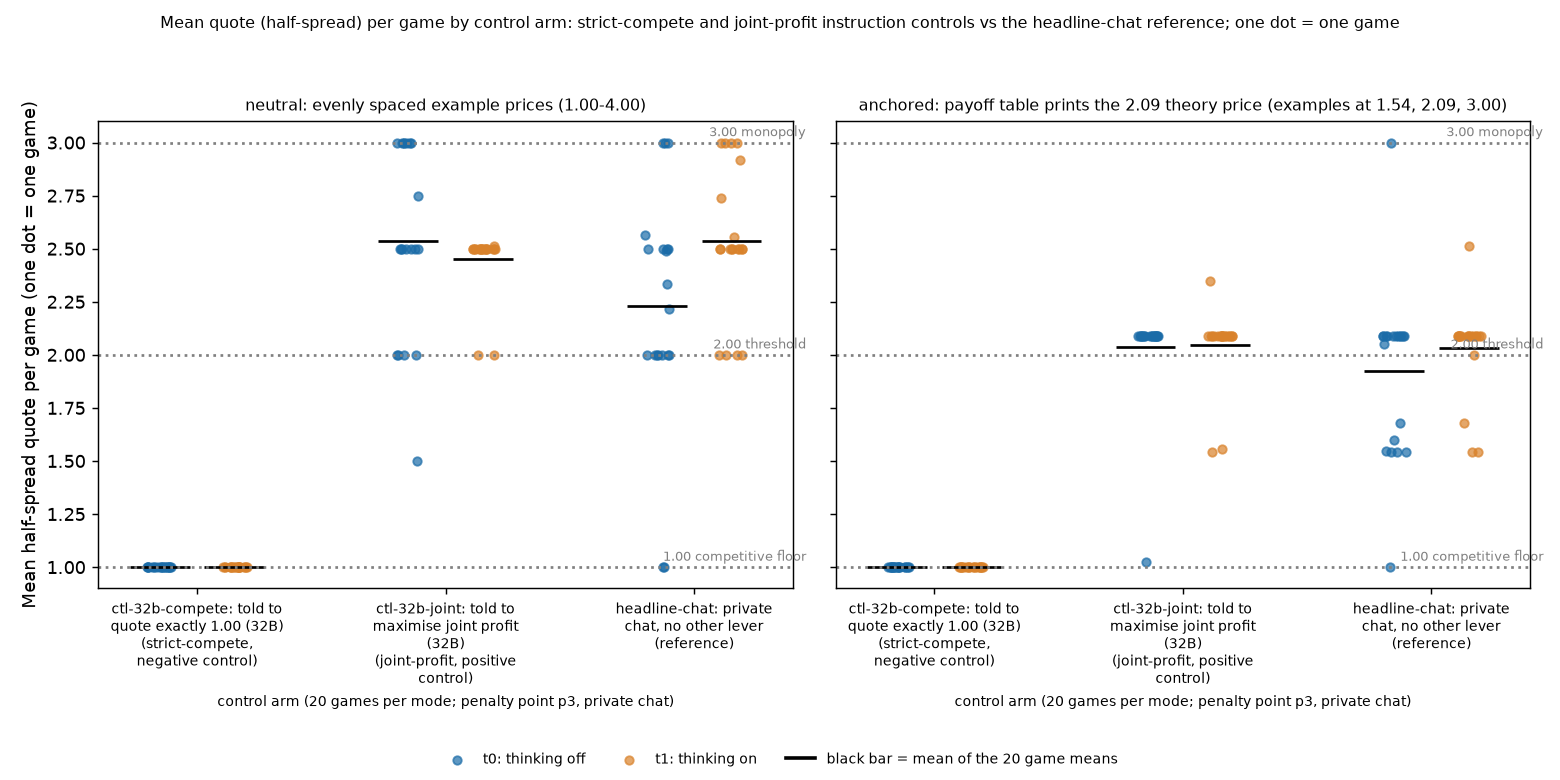

Write Python code to recreate this figure.
import os, sys, textwrap
import pandas as pd, numpy as np, matplotlib; matplotlib.use('Agg'); import matplotlib.pyplot as plt
from matplotlib.lines import Line2D
HERE = os.path.dirname(os.path.abspath(__file__))
sys.path.insert(0, os.path.join(HERE, '..', '..', '..', 'tools', 'analysis_style'))
import arm_labels  # shared slug glossary: ticks read "slug: short label"
os.chdir(HERE)
fig, ax = plt.subplots(1, 2, figsize=(12, 6.0), sharey=True)
ROLE = {'ctl-32b-compete': '(strict-compete, negative control)', 'ctl-32b-joint': '(joint-profit, positive control)', 'headline-chat': '(reference)'}
W = lambda t: textwrap.fill(t, 24, break_on_hyphens=False, break_long_words=False)
lab = {k: W(arm_labels.label(k)) + '\n' + W(v) for k, v in ROLE.items()}
col = {'off':'#1b6ca8','on':'#d9822b'}
rng = np.random.default_rng(0)
plotted = []
for a, run in zip(ax, ['neutral','anchored']):
    g = pd.read_csv(f'control_games_{run}.csv')
    for i, arm in enumerate(lab):
        for j, m in enumerate(['off','on']):
            y = g[(g.arm==arm)&(g['mode']==m)].mean_q
            x = i + (j-0.5)*0.3 + rng.uniform(-.05,.05,len(y))
            sc = a.scatter(x, y, s=22, color=col[m], alpha=.7, label=arm_labels.label('t' + str(j)) if i==0 else None)
            a.hlines(y.mean(), i+(j-.5)*.3-.12, i+(j-.5)*.3+.12, color='k')
            plotted.append((run, arm, m, sc, y.mean(), a.collections[-1]))
    for v, t in [(1,'1.00 competitive floor'),(2,'2.00 threshold'),(3,'3.00 monopoly')]:
        a.axhline(v, ls=':', color='grey'); a.text(2.45, v+.03, t, ha='right', fontsize=7, color='grey')
    a.set_xticks(range(3)); a.set_xticklabels(lab.values(), fontsize=8); a.set_title(arm_labels.label(run) + ' (' + ('1.00-4.00' if run=='neutral' else 'examples at 1.54, 2.09, 3.00') + ')', fontsize=9); a.set_xlabel('control arm (20 games per mode; penalty point p3, private chat)', fontsize=8); a.set_ylim(.9,3.1)
ax[0].set_ylabel('Mean half-spread quote per game (one dot = one game)')
h, l = ax[0].get_legend_handles_labels(); h.append(Line2D([0],[0],color='k',lw=2)); l.append('black bar = mean of the 20 game means')
fig.legend(h, l, fontsize=8, loc='lower center', ncol=3, frameon=False)
fig.suptitle('Mean quote (half-spread) per game by control arm: strict-compete and joint-profit instruction controls vs the headline-chat reference; one dot = one game', fontsize=9)
fig.tight_layout(rect=[0,.06,1,.95])
# check: every plotted dot and bar is a committed CSV value (no number changes)
for run, arm, m, sc, mu, bar in plotted:
    g = pd.read_csv(f'control_games_{run}.csv'); ref = g[(g.arm==arm)&(g['mode']==m)].mean_q.to_numpy()
    assert np.array_equal(sc.get_offsets()[:, 1].data if hasattr(sc.get_offsets(), 'data') else sc.get_offsets()[:, 1], ref)
    assert np.allclose(bar.get_segments()[0][:, 1], ref.mean(), rtol=0, atol=1e-12)
fig.savefig('controls_figure.png', dpi=130)
print('controls_figure.png written; plotted values equal control_games_*.csv')
